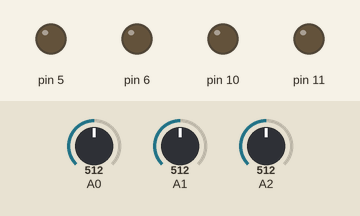
Recording of a sketch running on a simulated Arduino Uno, built with avr-gcc and run on an emulated ATmega328P. On the bench: output pins drawn as LEDs (lit = HIGH). Inputs (shaded band) come from the test bench; at power-on: A0 = 512, A1 = 512, A2 = 512.

Above: at 1.2 s.
1.3 s: A0 set to 683
2.8 s: A0 set to 716
At 3.8 s:
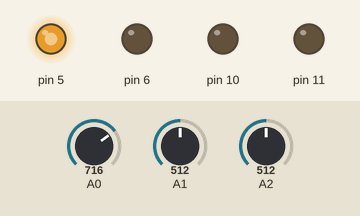
Timing chart, 0 to 5.8 s (numbered marks = the images above; inputs shaded):
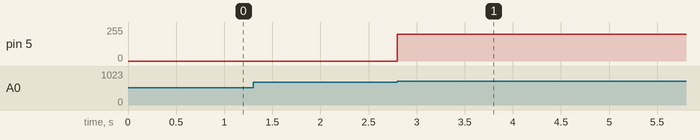

Measured:
- the behaviour switches between 700 and 701 on A0 (found by bisection; images 0 and 1)
- after the input at 1.3 s, every drawn part: stays the same
- after the input at 2.8 s, pin 5: 0/255 → 200/255 at once

The sketch:

motor_pwm.ino
```cpp
int speed = 200;
void setup () {
pinMode(5,OUTPUT);
pinMode(6,OUTPUT);
pinMode(10,OUTPUT);
pinMode(11,OUTPUT);
}


void loop () {
boolean left=false,right=false,mid=false;

if (analogRead(0)> 700) left = true;
if (analogRead(1)> 700) mid = true;
if (analogRead(2)> 700) right= true;

if (left == true && mid == true && right == true)
{
  analogWrite(10,0);
  analogWrite(11,0);

  analogWrite(5,0);
  analogWrite(6,0);
}
else if (left == false && mid == true && right == false)
{
  analogWrite(10,speed);
  analogWrite(11,0);

  analogWrite(5,speed);
  analogWrite(6,0);
}
else if (left == true && mid == false && right == false)
{
  analogWrite(10,0);
  analogWrite(11,0);

  analogWrite(5,speed);
  analogWrite(6,0);
}
else if (left == false && mid == false && right == true)
{
  analogWrite(10,speed);
  analogWrite(11,0);

  analogWrite(5,0);
  analogWrite(6,0);
}

//  delay(50);
//  analogWrite(10,0);
//  analogWrite(11,0);
//
//  analogWrite(5,0);
//  analogWrite(6,0);
//  analogWrite(10,speed);
//  analogWrite(11,0);
//
//  analogWrite(5,speed);
//  analogWrite(6,0);

}
```
